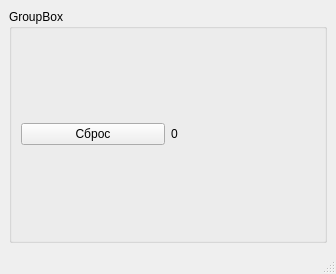
<?xml version="1.0" encoding="UTF-8"?>
<ui version="4.0">
 <class>MainWindow</class>
 <widget class="QMainWindow" name="MainWindow">
  <property name="geometry">
   <rect>
    <x>0</x>
    <y>0</y>
    <width>336</width>
    <height>274</height>
   </rect>
  </property>
  <property name="windowTitle">
   <string>MainWindow</string>
  </property>
  <widget class="QWidget" name="centralwidget">
   <layout class="QGridLayout" name="gridLayout">
    <item row="0" column="0">
     <widget class="QGroupBox" name="groupBox">
      <property name="title">
       <string>GroupBox</string>
      </property>
      <layout class="QGridLayout" name="gridLayout_2">
       <item row="0" column="0">
        <widget class="QPushButton" name="pushButton">
         <property name="text">
          <string>Сброс</string>
         </property>
        </widget>
       </item>
       <item row="0" column="1">
        <widget class="QLabel" name="label_of_sum">
         <property name="text">
          <string>0</string>
         </property>
        </widget>
       </item>
       <item row="1" column="0" colspan="2">
        <layout class="QVBoxLayout" name="verticalLayout"/>
       </item>
      </layout>
     </widget>
    </item>
   </layout>
  </widget>
  <widget class="QMenuBar" name="menubar">
   <property name="geometry">
    <rect>
     <x>0</x>
     <y>0</y>
     <width>336</width>
     <height>21</height>
    </rect>
   </property>
  </widget>
  <widget class="QStatusBar" name="statusbar"/>
 </widget>
 <resources/>
 <connections/>
</ui>
